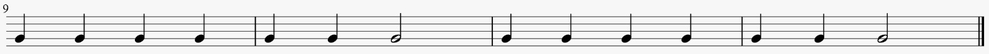
#> input picture measure_splitting/pictures/twinkle_test_11.png, 989 x 54 px, shrunk from 1583 x 87 before the run, found by its file name
$ python bar_detection.py
#> lines starting #> are read from the running program, lines starting #| are printed output that depends on the picture; after the words box and inside, x2 and y2 are one past the last pixel; in counts of white or black regions, pixels touching at a corner belong together
import os

import cv2
import matplotlib.pyplot as plt
import numpy as np


staff_info = {"twinkle":{"name":"no_key_twinkle_42_11.jpg", "x_coord_upper_line": 42, "line_gap":11, "nb_bar_lines" : 3},
              "mario" : {"name":"no_key_mario_23_7.png", "x_coord_upper_line": 23, "line_gap":7, "nb_bar_lines" : 8},
              "repeat": {"name":"no_key_repeat_bar_12_20.png", "x_coord_upper_line": 12, "line_gap":20, "nb_bar_lines" : 5}}


score = staff_info['twinkle']
file_name = score['name']
file_name = 'twinkle_test_11.png'
x_coord_upper_line = score['x_coord_upper_line']
line_gap = score['line_gap']
nb_bar_lines = score['nb_bar_lines']
vote_threshold = int(3.25*line_gap)

path = os.path.join(os.path.dirname(__file__), "pictures\\"+file_name)
im = cv2.imread(path)
#> im is the input picture: shape (54, 989, 3); min 0, max 255, mean 229.6
im_gray = cv2.cvtColor(im, cv2.COLOR_BGR2GRAY)
im_blur = cv2.GaussianBlur(im_gray, (3, 3), 0)
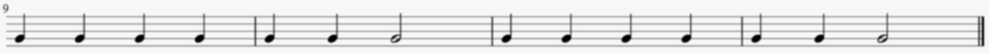
#> im_blur: shape (54, 989); min 1, max 249, mean 229.7
#_,imthres =cv2.threshold(im_blur, 127, 255, cv2.THRESH_BINARY_INV)
im_adapt_thresh = cv2.adaptiveThreshold(im_blur, 255, cv2.ADAPTIVE_THRESH_MEAN_C,
                    cv2.THRESH_BINARY_INV, 11, 2)
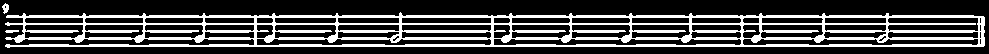
#> im_adapt_thresh: shape (54, 989); 26.1% white; 3 white regions, box (x1, y1, x2, y2) and area: (5, 12, 985, 48) 13878, (2, 3, 9, 14) 48, (5, 30, 19, 33) 34
kernel = cv2.getStructuringElement(cv2.MORPH_RECT, (3, 3))
im_morph = cv2.morphologyEx(im_adapt_thresh, cv2.MORPH_CLOSE, kernel)
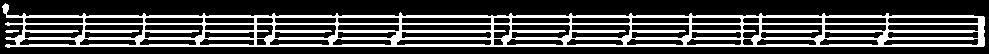
#> im_morph: shape (54, 989); 26.7% white; 2 white regions, box (x1, y1, x2, y2) and area: (2, 3, 985, 48) 14208, (5, 30, 19, 33) 34

im_skel = np.zeros(im_morph.shape, np.uint8)
element = cv2.getStructuringElement(cv2.MORPH_CROSS, (3, 3))
while cv2.countNonZero(im_morph) != 0:
    im_open = cv2.morphologyEx(im_morph, cv2.MORPH_OPEN, element)
    temp = cv2.subtract(im_morph, im_open)
    eroded = cv2.erode(im_morph, element)
    im_skel = cv2.bitwise_or(im_skel, temp)
    im_morph = eroded.copy()
#> this loop made 5 passes
#> pass 1, `im_open = cv2.morphologyEx(im_morph, cv2.MORPH_OPEN, element)`:
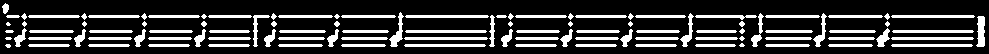
#> im_open: shape (54, 989); 21.3% white; 104 white regions (14 under 20 px), largest, box (x1, y1, x2, y2) and area: (405, 15, 489, 18) 248, (891, 15, 975, 18) 248, (404, 37, 488, 40) 248
#> pass 1, `temp = cv2.subtract(im_morph, im_open)`:
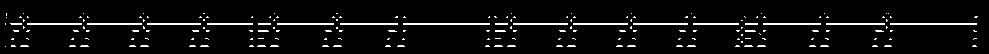
#> temp: shape (54, 989); 5.4% white in thin lines or dots, all inside (x1, y1, x2, y2) = (5, 13, 978, 47)
#> pass 1, `eroded = cv2.erode(im_morph, element)`:
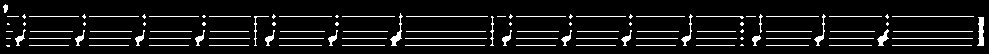
#> eroded: shape (54, 989); 8.2% white in thin lines or dots, all inside (x1, y1, x2, y2) = (3, 4, 984, 47)
#> after the loop: im_morph: shape (54, 989); every value is 0
#> after the loop:
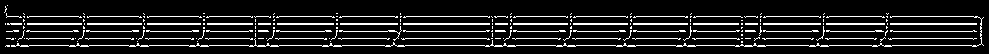
#> im_skel: shape (54, 989); 11.8% white in thin lines or dots, all inside (x1, y1, x2, y2) = (4, 5, 984, 47)

lines = cv2.HoughLines(im_skel,1,np.pi/180,vote_threshold)
#> lines = 326 rows, first 8: [45, 1.57], [23, 1.57], [16, 1.57], [31, 1.57], [38, 1.57], [39, 1.55], [15, 1.59], [32, 1.55]
bar_lines_loc = list()
for rho, theta in lines[:, 0] :
    if theta==0 :
        bar_lines_loc.append(int(round(rho)))
#> this loop made 326 passes
#> after the loop, bar_lines_loc = []

# [13 lines of commented-out code are left out]

bar_lines_loc.sort()
prev_boundary = 0
measure_list = list()
for next_boundary in bar_lines_loc :
    if next_boundary-prev_boundary > 2*line_gap :
        measure_list.append(im[:, prev_boundary+1:next_boundary])
    else:
        measure_list.append(measure_list[-1])
    prev_boundary = next_boundary
#> this loop made 0 passes
#> after the loop, measure_list = []

for measure in measure_list :
    cv2.imshow('measure', measure)
    cv2.waitKey(0)

$ run again, with measure_splitting/pictures/staff.jpg saved as measure_splitting/pictures/twinkle_test_11.png
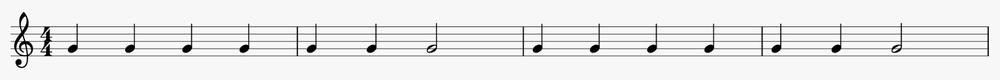
#> input picture measure_splitting/pictures/staff.jpg, 1000 x 80 px, shrunk from 1600 x 128 before the run, found by its file name
#> im is the input picture: shape (80, 1000, 3); min 0, max 255, mean 234.3
#> `im_adapt_thresh = cv2.adaptiveThreshold(im_blur, 255, cv2.ADAPTIVE_THR..`:
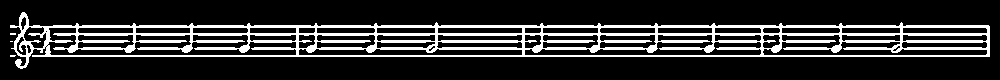
#> im_adapt_thresh: shape (80, 1000); 17.8% white; 4 white regions (3 under 20 px), largest, box (x1, y1, x2, y2) and area: (10, 12, 990, 69) 14195
#> the loop `while cv2.countNonZero(im_morph) != 0:` made 6 passes
#> after the loop `while cv2.countNonZero(im_morph) != 0:`:
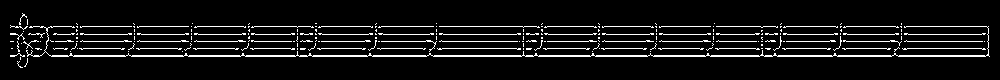
#> im_skel: shape (80, 1000); 7.7% white in thin lines or dots, all inside (x1, y1, x2, y2) = (10, 13, 990, 68)
#> lines = 255 rows, first 8: [55, 1.57], [26, 1.57], [34, 1.57], [41, 1.57], [48, 1.57], [58, 1.55], [39, 1.59], [22, 1.61]
#> the loop `for rho, theta in lines[:, 0] :` made 255 passes
#> after the loop `for rho, theta in lines[:, 0] :`: bar_lines_loc = []

$ run again, with measure_splitting/pictures/repeat_bar.png copied over measure_splitting/pictures/twinkle_test_11.png
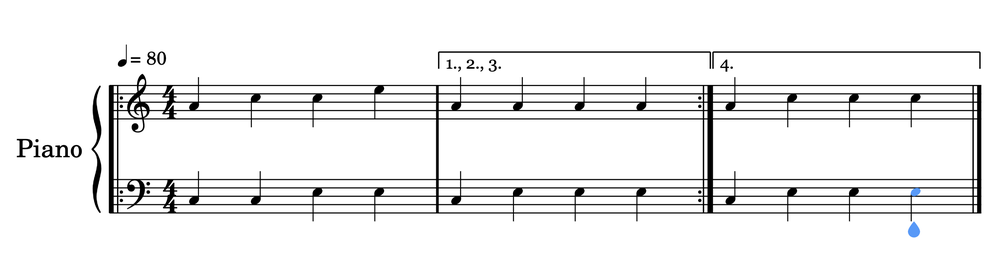
#> input picture measure_splitting/pictures/repeat_bar.png, 1000 x 266 px, shrunk from 2476 x 658 before the run, found by its file name
#> im is the input picture: shape (266, 1000, 3); mean B, G, R 237.9, 237.8, 237.8
#> im_adapt_thresh: shape (266, 1000); 13.7% white; 27 white regions (11 under 20 px), largest, box (x1, y1, x2, y2) and area: (108, 74, 982, 222) 32079, (437, 50, 982, 70) 2347, (91, 85, 102, 214) 575
#> the loop `while cv2.countNonZero(im_morph) != 0:` made 6 passes
#> after the loop `while cv2.countNonZero(im_morph) != 0:`:
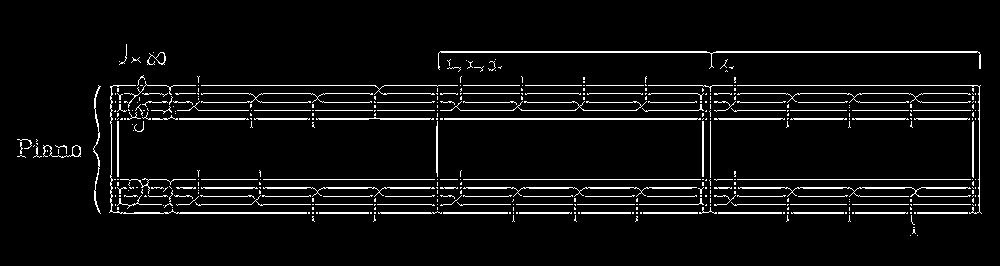
#> im_skel: shape (266, 1000); 5.3% white in thin lines or dots, all inside (x1, y1, x2, y2) = (17, 44, 982, 236)
#> lines = 2021 rows, first 8: [85, 1.57], [179, 1.57], [118, 1.57], [212, 1.57], [204, 1.57], [110, 1.57], [93, 1.57], [187, 1.57]
#> the loop `for rho, theta in lines[:, 0] :` made 2021 passes
#> after the loop `for rho, theta in lines[:, 0] :`: bar_lines_loc = [979, 710, 111, 973, 437, 702, 117, 95, 98, 911, 198, 460, 735, 787, 849]
#> the loop `for next_boundary in bar_lines_loc :` made 15 passes
#> (next_boundary, prev_boundary) on passes 1 to 8: (95, 95), (98, 98), (111, 111), (117, 117), (198, 198), (437, 437), (460, 460), (702, 702)
#> after the loop `for next_boundary in bar_lines_loc :`: measure_list = 15 items
#> the loop `for measure in measure_list :` made 15 passes
#> pass 1, `cv2.imshow('measure', measure)`:
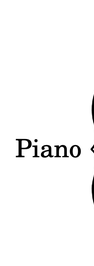
#> window 'measure': shape (266, 94, 3); min 0, max 255, mean 249.9

$ run again, with measure_splitting/pictures/repeat_bar_12_20.png copied over measure_splitting/pictures/twinkle_test_11.png
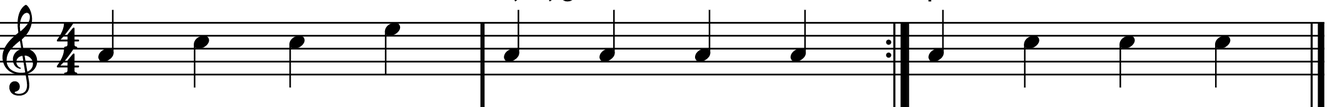
#> input picture measure_splitting/pictures/repeat_bar_12_20.png, 1337 x 107 px, shrunk from 2139 x 171 before the run, found by its file name
#> im is the input picture: shape (107, 1337, 3); min 0, max 255, mean 224.8
#> im_adapt_thresh: shape (107, 1337); 18.4% white; 7 white regions (4 under 20 px), largest, box (x1, y1, x2, y2) and area: (0, 5, 1325, 107) 26242, (886, 52, 891, 58) 24, (886, 40, 891, 45) 23
#> the loop `while cv2.countNonZero(im_morph) != 0:` made 8 passes
#> lines = 420 rows, first 8: [74, 1.57], [22, 1.57], [35, 1.57], [61, 1.57], [48, 1.57], [41, 1.55], [20, 1.59], [18, 1.59]
#> the loop `for rho, theta in lines[:, 0] :` made 420 passes
#> after the loop `for rho, theta in lines[:, 0] :`: bar_lines_loc = [1320, 482, 894, 905, 1311]
#> the loop `for next_boundary in bar_lines_loc :` made 5 passes
#> (next_boundary, prev_boundary) on passes 1 to 5: (482, 482), (894, 894), (905, 905), (1311, 1311), (1320, 1320)
#> after the loop `for next_boundary in bar_lines_loc :`: measure_list = 5 items
#> the loop `for measure in measure_list :` made 5 passes
#> pass 2, `cv2.imshow('measure', measure)`:
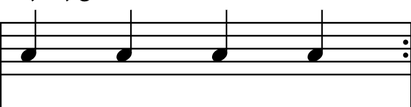
#> window 'measure': shape (107, 411, 3); min 0, max 255, mean 228.5
